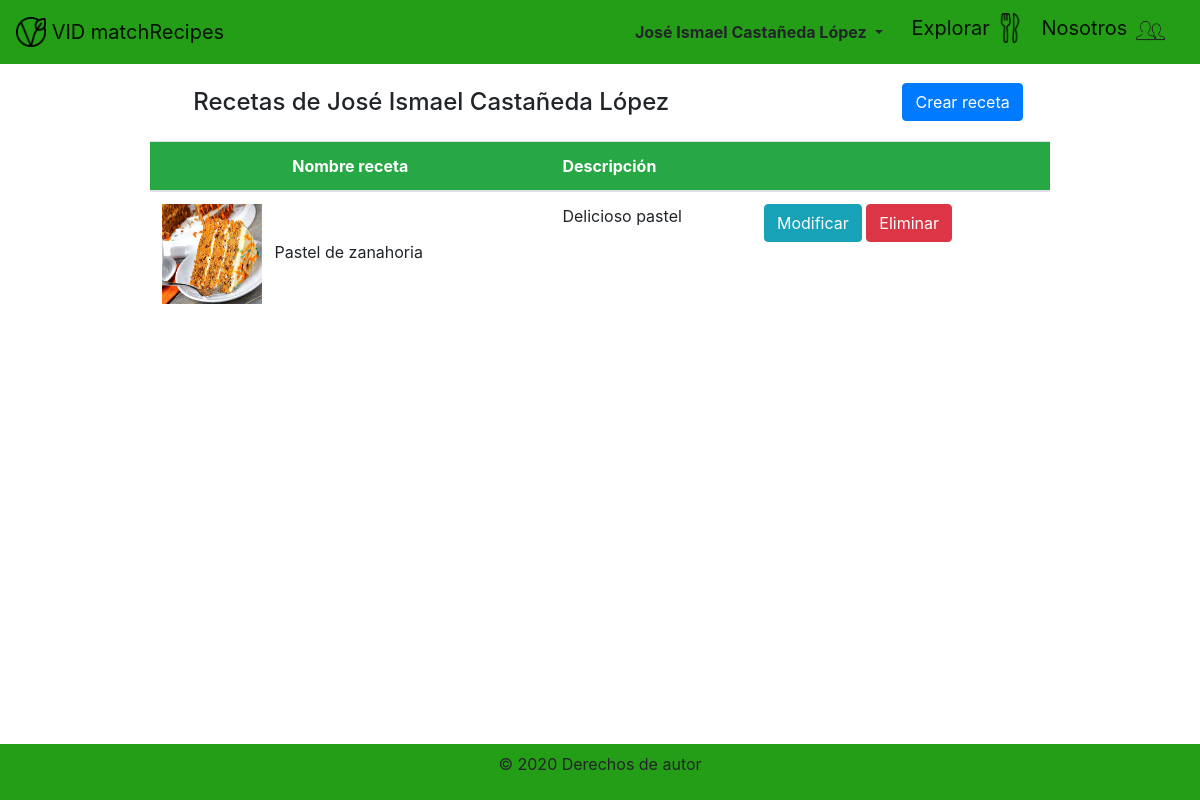
The app's page /misRecetas/ (signed in) with its own data.
### recetario/models.py (models this page shows)
class recetas(models.Model):
    nombre = models.TextField()
    descripcion = models.TextField()
    propietario = models.ForeignKey(User, on_delete=models.CASCADE, blank=True, null=True)
    imagenMuestra = models.ImageField(upload_to ='imgRecetas/', blank=True, null=True)

### recetario/views.py (the view)
# urls.py: path('misRecetas/', misRecetas, name='misRecetas'),
def misRecetas(request):
    receta = recetas.objects.filter(propietario=request.user.id)
    return render(request, 'misRecetas.html', {'recetas': receta})

### recetario/templates/misRecetas.html
{% extends 'base.html' %}
{% load static %}
{% block content %}
<div class="container-fluid">
    <div class="navbar col-9 mx-auto">
        <div class="d-flex justify-content-start"><div>
            <h4 class="m-3">Recetas de {{ request.user.first_name }} {{ request.user.last_name }}</h4></div>
        </div>
        <div class="d-flex justify-content-end"><div>
            <a class="btn btn-primary" href="{% url 'crearReceta' %}">Crear receta</a></div>
        </div>
    </div>
    <div class="row justify-content-center">
        <table class="table col-9">
            <thead class="bg-success text-white">
                <tr>
                    <th class="text-center">Nombre receta</th>
                    <th>Descripción</th>
                    <th></th>
                </tr>
            </thead>
            <tbody>
                {% for element in recetas %}
                <tr>
                    <td>
                        <img class="mr-2" src="{{ MEDIA_URL }}{{ element.imagenMuestra }}" height="100px" width="100px">
                        {{element.nombre}}
                    </td>
                    <td>{{element.descripcion}}</td>
                    <td><a class="btn btn-info" href="{% url 'actualizarReceta' element.id %}">Modificar</a> <a class="btn btn-danger" href="{% url 'eliminarReceta' element.id %}">Eliminar</a></td>
                </tr>
                {% endfor %}
            </tbody>
        </table>
    </div>
</div>
{% endblock %}

### recetario/templates/base.html (shortened to what this page needs)
<!DOCTYPE html>
{% load static %}
<html lang="en" dir="ltr">
    <head>
        <link rel="stylesheet" href="{% static 'css\bootstrap.min.css' %}" >
    </head>
    <body>
        {% block navbar %}
        <nav class="navbar sticky-top navbar-light" style="background-color: #249E16;">
            <div class="d-flex justify-content-start">
                <a class="navbar-brand" href="{% url 'index' %}">
                    <img src="{% static 'img\vegetarianosN.jpg' %}" class="d-inline-block align-top" width="30" height="30">
                    VID matchRecipes
                </a>
            </div>
            <div class="d-flex justify-content-end">
                {% if not user.is_authenticated %}
                    <a class="navbar-brand" href="{% url 'login' %}">
                        Iniciar sesión
                        <img src="/static/img/crear.png" width="30" height="30" class="d-inline-block align-top" alt="">
                    </a>
                {% else %}
                    <div class="dropdown open navbar-brand">
                        <button class="btn dropdown-toggle font-weight-bold" type="button" data-toggle="dropdown" aria-haspopup="true" aria-expanded="false">
                            {{ request.user.first_name }} {{ request.user.last_name }}
                        </button>
                    </div>
                {% endif %}
                <a class="navbar-brand"  href="{% url 'resExplorar' %}" >
                    Explorar
                    <img src="{% static 'img\explorar.png' %}" width="30" height="30" class="d-inline-block align-top" alt="">
                </a>
                <a class="navbar-brand" href="{% url 'resNosotros' %}">
                    Nosotros
                    <img src="/static/img/nosotros.png" width="35" height="35" class="d-inline-block align-top" alt="">
                </a>
            </div>
        </nav>
        {% endblock %}
        {% block content %}
        {% endblock %}
    </body>
    {% block pie %}
    <footer class="fixed-bottom">
        <nav class="navbar sticky-top navbar-light justify-content-center" style="background-color: #249E16;">
            <p class="text-center">
                &#169; 2020 Derechos de autor
            </p>
        </nav>
    </footer>
 {% endblock %}
</html>

### records on screen
recetas: imagenMuestra (picture), nombre "Pastel de zanahoria", descripcion "Delicioso pastel"

### other values on screen
{{ request.user.first_name }} "José Ismael"
{{ request.user.last_name }} "Castañeda López"
